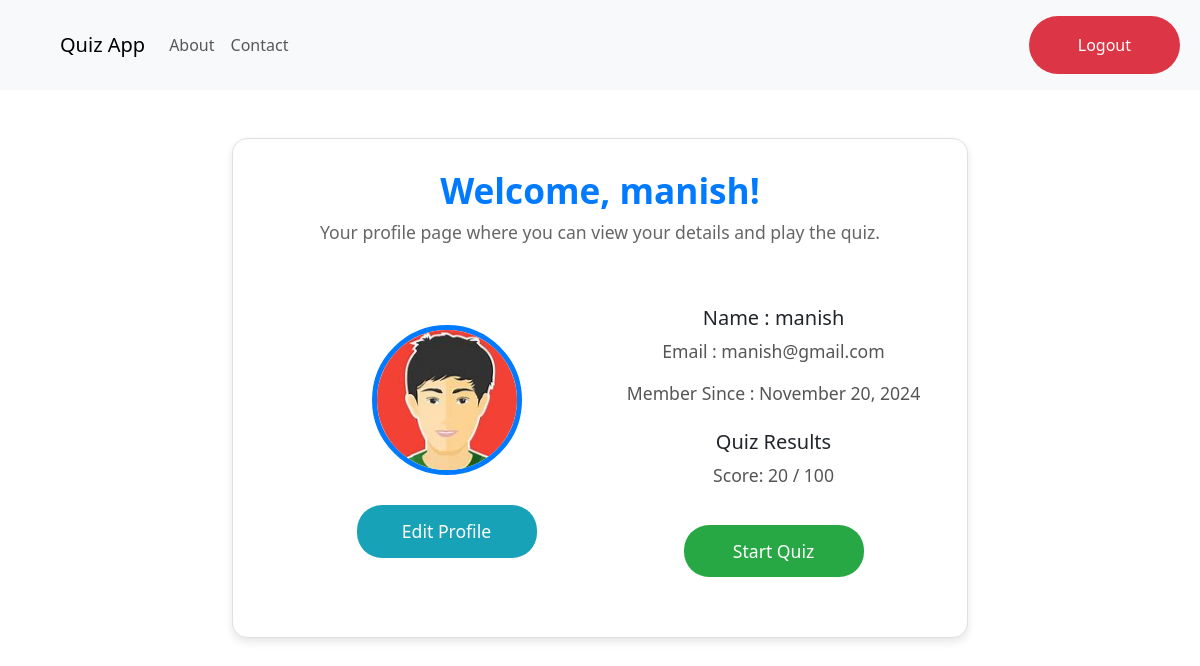
Page /profile.php (signed in) on the committed database.
### tables this page shows
CREATE TABLE `signup` (
  `id` int(11) NOT NULL,
  `username` varchar(50) NOT NULL,
  `email` varchar(100) NOT NULL,
  `password` varchar(100) NOT NULL,
  `score` int(11) DEFAULT 0,
  `profile_image` varchar(255) DEFAULT NULL,
  `date` datetime DEFAULT current_timestamp()
);

### profile.php (the view, shortened to what this page needs)
<?php
include('connection.php');
$username = $_SESSION['username'];
$sql = "SELECT * FROM signup WHERE username = ?";
$stmt = $conn->prepare($sql);
$stmt->bind_param("s", $username);
$stmt->execute();
$result = $stmt->get_result();
if ($result->num_rows > 0) {
    $user = $result->fetch_assoc();
    $user_email = $user['email'];
    $user_image = $user['profile_image'] ? $user['profile_image'] : 'uploads/profile.png';
    $score = $user['score'];
    $registration_date = isset($user['date']) ? strtotime($user['date']) : null;
} else {
    echo "User not found.";
    exit();
}
?>
<!DOCTYPE html>
<html lang="en">
<head>
    <link href="https://cdn.jsdelivr.net/npm/bootstrap@5.3.0-alpha1/dist/css/bootstrap.min.css" rel="stylesheet">
</head>
<body>
    <nav class="navbar navbar-expand-lg navbar-light bg-light mb-0">
        <div class="container-fluid">
            <a class="navbar-brand ms-5" href="#">Quiz App</a>
            <div class="collapse navbar-collapse" id="navbarNav">
                <ul class="navbar-nav me-auto">
                    <li class="nav-item">
                        <a class="nav-link" href="?subject=about">About</a>
                    </li>
                    <li class="nav-item">
                        <a class="nav-link" href="?subject=contact">Contact</a>
                    </li>
                </ul>
                <ul class="navbar-nav">
                    <li class="nav-item">
                        <a class="nav-link" href="login.php">
                            <button class="btn btn-custom-logout px-5 py-3 rounded-pill"><i class="fas fa-sign-out-alt"></i> Logout</button>
                        </a>
                    </li>
                </ul>
            </div>
        </div>
    </nav>
    <div class="container mt-5">
        <div class="row justify-content-center">
            <div class="col-md-8">
                <div class="profile-card">
                    <div class="profile-header">
                        <h2>Welcome, <?php echo $username; ?>!</h2>
                        <p>Your profile page where you can view your details and play the quiz.</p>
                    </div>
                    <div class="card-body">
                        <div class="col-md-6">
                            <img src="<?php echo $user_image; ?>" alt="Profile Image" class="profile-img">
                            <a href="edit_profile.php" class="btn btn-custom btn-edit-profile">Edit Profile</a>
                        </div>
                        <div class="col-md-6 profile-info">
                            <h5>Name : <?php echo $username; ?></h5>
                            <p>Email : <?php echo $user_email; ?></p>
                            <?php if ($registration_date) { ?>
                                <p>Member Since : <?php echo date("F j, Y", $registration_date); ?></p>
                            <?php } else { ?>
                                <p>Member Since : Not available</p>
                            <?php } ?>
                            <?php if (isset($score) && $score > 0) { ?>
                                <div class="mt-4">
                                    <h5>Quiz Results</h5>
                                    <p>Score: <?php echo $score; ?> / 100</p>
                                </div>
                            <?php } else { ?>
                                <p>No quiz attempts yet.</p>
                            <?php } ?>
                            <div class="d-flex justify-content-center">
                                <a href="quize.php" class="btn btn-custom btn-custom-quiz px-5">Start Quiz</a>
                            </div>
                        </div>
                    </div>
                </div>
            </div>
        </div>
    </div>
</body>
</html>

### profile.php (style rules this page uses)
.profile-card { border: 1px solid #e0e0e0; border-radius: 15px; padding: 30px; background-color: #ffffff; box-shadow: 0 4px 8px rgba(0, 0, 0, 0.1); }
.profile-img { width: 150px; height: 150px; border-radius: 50%; object-fit: cover; border: 5px solid #007bff; margin-bottom: 15px; }
.profile-info { margin-left: 20px; }
.profile-info p { font-size: 1.1rem; color: #555; }
.btn-custom { width: 180px; padding: 12px 20px; font-size: 1.1rem; border-radius: 25px; margin-top: 20px; transition: background-color 0.3s; }
.btn-custom-logout { background-color: #dc3545; color: white; }
.btn-custom-quiz { background-color: #28a745; color: white; }
.profile-header { text-align: center; margin-bottom: 30px; }
.profile-header h2 { font-size: 2.2rem; font-weight: 700; color: #007bff; }
.profile-header p { font-size: 1.1rem; color: #666; }
.btn-edit-profile { background-color: #17a2b8; color: white; margin-top: 15px; }
.card-body { display: flex; justify-content: space-between; align-items: center; padding: 30px; }
.card-body .col-md-6 { text-align: center; }

### rows in the picture
signup: profile_image (picture), email "manish@gmail.com", date "November 20, 2024", score "20"

### other values in the picture
$username "manish"
